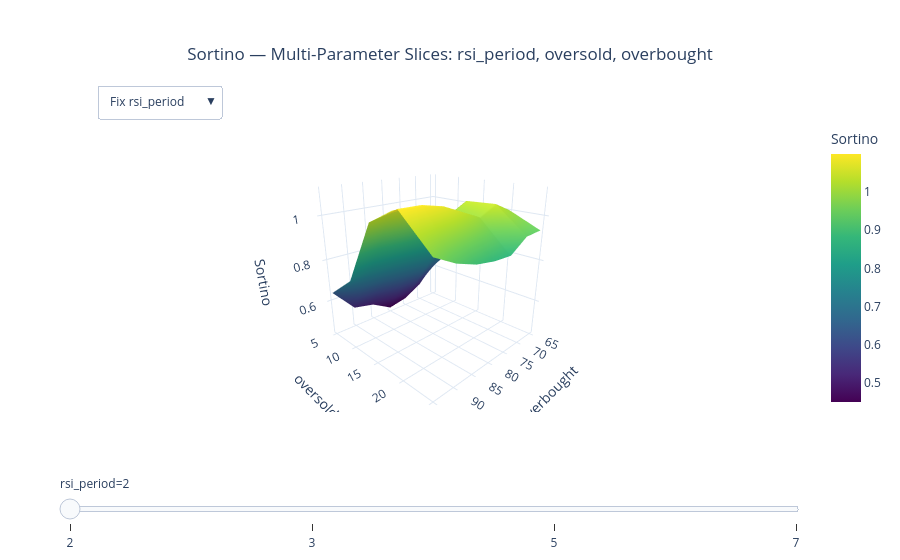

The notebook cell saved with this chart:
### Markdown cell above
## 5. Interactive Visualizations

The appropriate plot is selected automatically based on grid dimensionality:
- 1D grid → raw + smoothed line with shaded stable regions
- 2D grid → heatmap with stability contour overlay
- 3D+ grid → heatmap slices with dropdown + slider controls

### Code cell
if report.plot_1d is not None:
    report.plot_1d.show()

if report.plot_2d is not None:
    report.plot_2d.show()

if report.plot_3d is not None:
    report.plot_3d.show()

### Figure 1 — Plotly figure (JSON) as saved in the notebook; plotly's stock layout.template omitted (floating-point values rounded to 4 significant figures)
{"data": [{"colorbar": {"title": {"text": "Sortino"}}, "colorscale": [[0, "#440154"], [0.1111, "#482878"], [0.2222, "#3e4989"], [0.3333, "#31688e"], [0.4444, "#26828e"], [0.5556, "#1f9e89"], [0.6667, "#35b779"], [0.7778, "#6ece58"], [0.8889, "#b5de2b"], [1, "#fde725"]], "hovertemplate": "<b>oversold</b>: %{y}<br><b>overbought</b>: %{x}<br><b>sortino</b>: %{z:.4f}<br><b>rsi_period</b>=2<br><extra></extra>", "showscale": true, "type": "surface", "visible": true, "x": [65, 70, 75, 80, 85, 90, 95], "y": [5, 10, 15, 20, 25], "z": [[0.6144, 0.5195, 0.4689, 0.45, 0.5065, 0.5281, 0.6426], [0.7349, 0.7575, 0.692, 0.7224, 0.7502, 0.7691, 0.7503], [0.9892, 1.036, 0.9927, 1.031, 1.032, 1.055, 1.027], [1.001, 1.043, 1.004, 1.041, 1.078, 1.098, 1.099], [0.9374, 0.9311, 0.8752, 0.88, 0.8955, 0.9272, 0.9761]]}, {"colorbar": {"title": {"text": "Sortino"}}, "colorscale": [[0, "#440154"], [0.1111, "#482878"], [0.2222, "#3e4989"], [0.3333, "#31688e"], [0.4444, "#26828e"], [0.5556, "#1f9e89"], [0.6667, "#35b779"], [0.7778, "#6ece58"], [0.8889, "#b5de2b"], [1, "#fde725"]], "hovertemplate": "<b>oversold</b>: %{y}<br><b>overbought</b>: %{x}<br><b>sortino</b>: %{z:.4f}<br><b>rsi_period</b>=3<br><extra></extra>", "showscale": true, "type": "surface", "visible": false, "x": [65, 70, 75, 80, 85, 90, 95], "y": [5, 10, 15, 20, 25], "z": [[2.604, 2.337, 2.326, 2.36, 2.375, 2.428, 2.695], [0.5969, 0.5882, 0.5703, 0.5976, 0.6214, 0.6301, 0.6851], [0.5437, 0.5712, 0.569, 0.5858, 0.586, 0.5783, 0.598], [0.6853, 0.7634, 0.7597, 0.7856, 0.7833, 0.7933, 0.7762], [0.7933, 0.8525, 0.815, 0.8244, 0.8275, 0.8385, 0.8187]]}, {"colorbar": {"title": {"text": "Sortino"}}, "colorscale": [[0, "#440154"], [0.1111, "#482878"], [0.2222, "#3e4989"], [0.3333, "#31688e"], [0.4444, "#26828e"], [0.5556, "#1f9e89"], [0.6667, "#35b779"], [0.7778, "#6ece58"], [0.8889, "#b5de2b"], [1, "#fde725"]], "hovertemplate": "<b>oversold</b>: %{y}<br><b>overbought</b>: %{x}<br><b>sortino</b>: %{z:.4f}<br><b>rsi_period</b>=5<br><extra></extra>", "showscale": true, "type": "surface", "visible": false, "x": [65, 70, 75, 80, 85, 90, 95], "y": [5, 10, 15, 20, 25], "z": [[5.689, 6.706, 6.7, 6.696, 6.727, 6.726, 5.776], [4.001, 3.536, 3.553, 3.562, 3.569, 3.571, 4.039], [0.3394, 0.3122, 0.317, 0.3313, 0.3342, 0.3397, 0.391], [0.2374, 0.2239, 0.2233, 0.2422, 0.2461, 0.2481, 0.2904], [0.5498, 0.5326, 0.524, 0.5266, 0.5241, 0.5277, 0.5698]]}, {"colorbar": {"title": {"text": "Sortino"}}, "colorscale": [[0, "#440154"], [0.1111, "#482878"], [0.2222, "#3e4989"], [0.3333, "#31688e"], [0.4444, "#26828e"], [0.5556, "#1f9e89"], [0.6667, "#35b779"], [0.7778, "#6ece58"], [0.8889, "#b5de2b"], [1, "#fde725"]], "hovertemplate": "<b>oversold</b>: %{y}<br><b>overbought</b>: %{x}<br><b>sortino</b>: %{z:.4f}<br><b>rsi_period</b>=7<br><extra></extra>", "showscale": true, "type": "surface", "visible": false, "x": [65, 70, 75, 80, 85, 90, 95], "y": [10, 15, 20, 25], "z": [[6.304, 7.399, 7.399, 7.399, 7.399, 7.399, 6.315], [2.83, 2.533, 2.535, 2.541, 2.548, 2.548, 2.851], [0.6105, 0.5867, 0.5876, 0.5896, 0.5896, 0.5896, 0.6216], [0.7925, 0.8816, 0.8855, 0.8855, 0.8855, 0.8855, 0.8008]]}, {"colorbar": {"title": {"text": "Sortino"}}, "colorscale": [[0, "#440154"], [0.1111, "#482878"], [0.2222, "#3e4989"], [0.3333, "#31688e"], [0.4444, "#26828e"], [0.5556, "#1f9e89"], [0.6667, "#35b779"], [0.7778, "#6ece58"], [0.8889, "#b5de2b"], [1, "#fde725"]], "hovertemplate": "<b>rsi_period</b>: %{y}<br><b>overbought</b>: %{x}<br><b>sortino</b>: %{z:.4f}<br><b>oversold</b>=5<br><extra></extra>", "showscale": true, "type": "surface", "visible": false, "x": [65, 70, 75, 80, 85, 90, 95], "y": [2, 3, 5], "z": [[0.6144, 0.5195, 0.4689, 0.45, 0.5065, 0.5281, 0.6426], [2.604, 2.337, 2.326, 2.36, 2.375, 2.428, 2.695], [5.689, 6.706, 6.7, 6.696, 6.727, 6.726, 5.776]]}, {"colorbar": {"title": {"text": "Sortino"}}, "colorscale": [[0, "#440154"], [0.1111, "#482878"], [0.2222, "#3e4989"], [0.3333, "#31688e"], [0.4444, "#26828e"], [0.5556, "#1f9e89"], [0.6667, "#35b779"], [0.7778, "#6ece58"], [0.8889, "#b5de2b"], [1, "#fde725"]], "hovertemplate": "<b>rsi_period</b>: %{y}<br><b>overbought</b>: %{x}<br><b>sortino</b>: %{z:.4f}<br><b>oversold</b>=10<br><extra></extra>", "showscale": true, "type": "surface", "visible": false, "x": [65, 70, 75, 80, 85, 90, 95], "y": [2, 3, 5, 7], "z": [[0.7349, 0.7575, 0.692, 0.7224, 0.7502, 0.7691, 0.7503], [0.5969, 0.5882, 0.5703, 0.5976, 0.6214, 0.6301, 0.6851], [4.001, 3.536, 3.553, 3.562, 3.569, 3.571, 4.039], [6.304, 7.399, 7.399, 7.399, 7.399, 7.399, 6.315]]}, {"colorbar": {"title": {"text": "Sortino"}}, "colorscale": [[0, "#440154"], [0.1111, "#482878"], [0.2222, "#3e4989"], [0.3333, "#31688e"], [0.4444, "#26828e"], [0.5556, "#1f9e89"], [0.6667, "#35b779"], [0.7778, "#6ece58"], [0.8889, "#b5de2b"], [1, "#fde725"]], "hovertemplate": "<b>rsi_period</b>: %{y}<br><b>overbought</b>: %{x}<br><b>sortino</b>: %{z:.4f}<br><b>oversold</b>=15<br><extra></extra>", "showscale": true, "type": "surface", "visible": false, "x": [65, 70, 75, 80, 85, 90, 95], "y": [2, 3, 5, 7], "z": [[0.9892, 1.036, 0.9927, 1.031, 1.032, 1.055, 1.027], [0.5437, 0.5712, 0.569, 0.5858, 0.586, 0.5783, 0.598], [0.3394, 0.3122, 0.317, 0.3313, 0.3342, 0.3397, 0.391], [2.83, 2.533, 2.535, 2.541, 2.548, 2.548, 2.851]]}, {"colorbar": {"title": {"text": "Sortino"}}, "colorscale": [[0, "#440154"], [0.1111, "#482878"], [0.2222, "#3e4989"], [0.3333, "#31688e"], [0.4444, "#26828e"], [0.5556, "#1f9e89"], [0.6667, "#35b779"], [0.7778, "#6ece58"], [0.8889, "#b5de2b"], [1, "#fde725"]], "hovertemplate": "<b>rsi_period</b>: %{y}<br><b>overbought</b>: %{x}<br><b>sortino</b>: %{z:.4f}<br><b>oversold</b>=20<br><extra></extra>", "showscale": true, "type": "surface", "visible": false, "x": [65, 70, 75, 80, 85, 90, 95], "y": [2, 3, 5, 7], "z": [[1.001, 1.043, 1.004, 1.041, 1.078, 1.098, 1.099], [0.6853, 0.7634, 0.7597, 0.7856, 0.7833, 0.7933, 0.7762], [0.2374, 0.2239, 0.2233, 0.2422, 0.2461, 0.2481, 0.2904], [0.6105, 0.5867, 0.5876, 0.5896, 0.5896, 0.5896, 0.6216]]}, {"colorbar": {"title": {"text": "Sortino"}}, "colorscale": [[0, "#440154"], [0.1111, "#482878"], [0.2222, "#3e4989"], [0.3333, "#31688e"], [0.4444, "#26828e"], [0.5556, "#1f9e89"], [0.6667, "#35b779"], [0.7778, "#6ece58"], [0.8889, "#b5de2b"], [1, "#fde725"]], "hovertemplate": "<b>rsi_period</b>: %{y}<br><b>overbought</b>: %{x}<br><b>sortino</b>: %{z:.4f}<br><b>oversold</b>=25<br><extra></extra>", "showscale": true, "type": "surface", "visible": false, "x": [65, 70, 75, 80, 85, 90, 95], "y": [2, 3, 5, 7], "z": [[0.9374, 0.9311, 0.8752, 0.88, 0.8955, 0.9272, 0.9761], [0.7933, 0.8525, 0.815, 0.8244, 0.8275, 0.8385, 0.8187], [0.5498, 0.5326, 0.524, 0.5266, 0.5241, 0.5277, 0.5698], [0.7925, 0.8816, 0.8855, 0.8855, 0.8855, 0.8855, 0.8008]]}, {"colorbar": {"title": {"text": "Sortino"}}, "colorscale": [[0, "#440154"], [0.1111, "#482878"], [0.2222, "#3e4989"], [0.3333, "#31688e"], [0.4444, "#26828e"], [0.5556, "#1f9e89"], [0.6667, "#35b779"], [0.7778, "#6ece58"], [0.8889, "#b5de2b"], [1, "#fde725"]], "hovertemplate": "<b>rsi_period</b>: %{y}<br><b>oversold</b>: %{x}<br><b>sortino</b>: %{z:.4f}<br><b>overbought</b>=65<br><extra></extra>", "showscale": true, "type": "surface", "visible": false, "x": [5, 10, 15, 20, 25], "y": [2, 3, 5, 7], "z": [[0.6144, 0.7349, 0.9892, 1.001, 0.9374], [2.604, 0.5969, 0.5437, 0.6853, 0.7933], [5.689, 4.001, 0.3394, 0.2374, 0.5498], [NaN, 6.304, 2.83, 0.6105, 0.7925]]}, {"colorbar": {"title": {"text": "Sortino"}}, "colorscale": [[0, "#440154"], [0.1111, "#482878"], [0.2222, "#3e4989"], [0.3333, "#31688e"], [0.4444, "#26828e"], [0.5556, "#1f9e89"], [0.6667, "#35b779"], [0.7778, "#6ece58"], [0.8889, "#b5de2b"], [1, "#fde725"]], "hovertemplate": "<b>rsi_period</b>: %{y}<br><b>oversold</b>: %{x}<br><b>sortino</b>: %{z:.4f}<br><b>overbought</b>=70<br><extra></extra>", "showscale": true, "type": "surface", "visible": false, "x": [5, 10, 15, 20, 25], "y": [2, 3, 5, 7], "z": [[0.5195, 0.7575, 1.036, 1.043, 0.9311], [2.337, 0.5882, 0.5712, 0.7634, 0.8525], [6.706, 3.536, 0.3122, 0.2239, 0.5326], [NaN, 7.399, 2.533, 0.5867, 0.8816]]}, {"colorbar": {"title": {"text": "Sortino"}}, "colorscale": [[0, "#440154"], [0.1111, "#482878"], [0.2222, "#3e4989"], [0.3333, "#31688e"], [0.4444, "#26828e"], [0.5556, "#1f9e89"], [0.6667, "#35b779"], [0.7778, "#6ece58"], [0.8889, "#b5de2b"], [1, "#fde725"]], "hovertemplate": "<b>rsi_period</b>: %{y}<br><b>oversold</b>: %{x}<br><b>sortino</b>: %{z:.4f}<br><b>overbought</b>=75<br><extra></extra>", "showscale": true, "type": "surface", "visible": false, "x": [5, 10, 15, 20, 25], "y": [2, 3, 5, 7], "z": [[0.4689, 0.692, 0.9927, 1.004, 0.8752], [2.326, 0.5703, 0.569, 0.7597, 0.815], [6.7, 3.553, 0.317, 0.2233, 0.524], [NaN, 7.399, 2.535, 0.5876, 0.8855]]}, {"colorbar": {"title": {"text": "Sortino"}}, "colorscale": [[0, "#440154"], [0.1111, "#482878"], [0.2222, "#3e4989"], [0.3333, "#31688e"], [0.4444, "#26828e"], [0.5556, "#1f9e89"], [0.6667, "#35b779"], [0.7778, "#6ece58"], [0.8889, "#b5de2b"], [1, "#fde725"]], "hovertemplate": "<b>rsi_period</b>: %{y}<br><b>oversold</b>: %{x}<br><b>sortino</b>: %{z:.4f}<br><b>overbought</b>=80<br><extra></extra>", "showscale": true, "type": "surface", "visible": false, "x": [5, 10, 15, 20, 25], "y": [2, 3, 5, 7], "z": [[0.45, 0.7224, 1.031, 1.041, 0.88], [2.36, 0.5976, 0.5858, 0.7856, 0.8244], [6.696, 3.562, 0.3313, 0.2422, 0.5266], [NaN, 7.399, 2.541, 0.5896, 0.8855]]}, {"colorbar": {"title": {"text": "Sortino"}}, "colorscale": [[0, "#440154"], [0.1111, "#482878"], [0.2222, "#3e4989"], [0.3333, "#31688e"], [0.4444, "#26828e"], [0.5556, "#1f9e89"], [0.6667, "#35b779"], [0.7778, "#6ece58"], [0.8889, "#b5de2b"], [1, "#fde725"]], "hovertemplate": "<b>rsi_period</b>: %{y}<br><b>oversold</b>: %{x}<br><b>sortino</b>: %{z:.4f}<br><b>overbought</b>=85<br><extra></extra>", "showscale": true, "type": "surface", "visible": false, "x": [5, 10, 15, 20, 25], "y": [2, 3, 5, 7], "z": [[0.5065, 0.7502, 1.032, 1.078, 0.8955], [2.375, 0.6214, 0.586, 0.7833, 0.8275], [6.727, 3.569, 0.3342, 0.2461, 0.5241], [NaN, 7.399, 2.548, 0.5896, 0.8855]]}, {"colorbar": {"title": {"text": "Sortino"}}, "colorscale": [[0, "#440154"], [0.1111, "#482878"], [0.2222, "#3e4989"], [0.3333, "#31688e"], [0.4444, "#26828e"], [0.5556, "#1f9e89"], [0.6667, "#35b779"], [0.7778, "#6ece58"], [0.8889, "#b5de2b"], [1, "#fde725"]], "hovertemplate": "<b>rsi_period</b>: %{y}<br><b>oversold</b>: %{x}<br><b>sortino</b>: %{z:.4f}<br><b>overbought</b>=90<br><extra></extra>", "showscale": true, "type": "surface", "visible": false, "x": [5, 10, 15, 20, 25], "y": [2, 3, 5, 7], "z": [[0.5281, 0.7691, 1.055, 1.098, 0.9272], [2.428, 0.6301, 0.5783, 0.7933, 0.8385], [6.726, 3.571, 0.3397, 0.2481, 0.5277], [NaN, 7.399, 2.548, 0.5896, 0.8855]]}, {"colorbar": {"title": {"text": "Sortino"}}, "colorscale": [[0, "#440154"], [0.1111, "#482878"], [0.2222, "#3e4989"], [0.3333, "#31688e"], [0.4444, "#26828e"], [0.5556, "#1f9e89"], [0.6667, "#35b779"], [0.7778, "#6ece58"], [0.8889, "#b5de2b"], [1, "#fde725"]], "hovertemplate": "<b>rsi_period</b>: %{y}<br><b>oversold</b>: %{x}<br><b>sortino</b>: %{z:.4f}<br><b>overbought</b>=95<br><extra></extra>", "showscale": true, "type": "surface", "visible": false, "x": [5, 10, 15, 20, 25], "y": [2, 3, 5, 7], "z": [[0.6426, 0.7503, 1.027, 1.099, 0.9761], [2.695, 0.6851, 0.598, 0.7762, 0.8187], [5.776, 4.039, 0.391, 0.2904, 0.5698], [NaN, 6.315, 2.851, 0.6216, 0.8008]]}], "layout": {"margin": {"b": 100, "l": 60, "r": 60, "t": 120}, "scene": {"aspectmode": "auto", "camera": {"center": {"x": 0, "y": 0, "z": 0}, "eye": {"x": 1.5, "y": 1.5, "z": 0.8}, "up": {"x": 0, "y": 0, "z": 1}}, "xaxis": {"title": {"text": "overbought"}}, "yaxis": {"title": {"text": "oversold"}}, "zaxis": {"title": {"text": "Sortino"}}}, "sliders": [{"active": 0, "currentvalue": {"prefix": "rsi_period="}, "pad": {"t": 60}, "steps": [{"args": [{"visible": [true, false, false, false, false, false, false, false, false, false, false, false, false, false, false, false]}], "label": "2", "method": "update"}, {"args": [{"visible": [false, true, false, false, false, false, false, false, false, false, false, false, false, false, false, false]}], "label": "3", "method": "update"}, {"args": [{"visible": [false, false, true, false, false, false, false, false, false, false, false, false, false, false, false, false]}], "label": "5", "method": "update"}, {"args": [{"visible": [false, false, false, true, false, false, false, false, false, false, false, false, false, false, false, false]}], "label": "7", "method": "update"}]}], "title": {"text": "Sortino — Multi-Parameter Slices: rsi_period, oversold, overbought", "x": 0.5}, "updatemenus": [{"active": 0, "buttons": [{"args": [{"visible": [true, false, false, false, false, false, false, false, false, false, false, false, false, false, false, false]}, {"scene.xaxis.title": "overbought", "scene.yaxis.title": "oversold", "scene.zaxis.title": "Sortino", "sliders": [{"active": 0, "currentvalue": {"prefix": "rsi_period="}, "pad": {"t": 60}, "steps": [{"args": [{"visible": [true, false, false, false, false, false, false, false, false, false, false, false, false, false, false, false]}], "label": "2", "method": "update"}, {"args": [{"visible": [false, true, false, false, false, false, false, false, false, false, false, false, false, false, false, false]}], "label": "3", "method": "update"}, {"args": [{"visible": [false, false, true, false, false, false, false, false, false, false, false, false, false, false, false, false]}], "label": "5", "method": "update"}, {"args": [{"visible": [false, false, false, true, false, false, false, false, false, false, false, false, false, false, false, false]}], "label": "7", "method": "update"}]}]}], "label": "Fix rsi_period", "method": "update"}, {"args": [{"visible": [false, false, false, false, true, false, false, false, false, false, false, false, false, false, false, false]}, {"scene.xaxis.title": "overbought", "scene.yaxis.title": "rsi_period", "scene.zaxis.title": "Sortino", "sliders": [{"active": 0, "currentvalue": {"prefix": "oversold="}, "pad": {"t": 60}, "steps": [{"args": [{"visible": [false, false, false, false, true, false, false, false, false, false, false, false, false, false, false, false]}], "label": "5", "method": "update"}, {"args": [{"visible": [false, false, false, false, false, true, false, false, false, false, false, false, false, false, false, false]}], "label": "10", "method": "update"}, {"args": [{"visible": [false, false, false, false, false, false, true, false, false, false, false, false, false, false, false, false]}], "label": "15", "method": "update"}, {"args": [{"visible": [false, false, false, false, false, false, false, true, false, false, false, false, false, false, false, false]}], "label": "20", "method": "update"}, {"args": [{"visible": [false, false, false, false, false, false, false, false, true, false, false, false, false, false, false, false]}], "label": "25", "method": "update"}]}]}], "label": "Fix oversold", "method": "update"}, {"args": [{"visible": [false, false, false, false, false, false, false, false, false, true, false, false, false, false, false, false]}, {"scene.xaxis.title": "oversold", "scene.yaxis.title": "rsi_period", "scene.zaxis.title": "Sortino", "sliders": [{"active": 0, "currentvalue": {"prefix": "overbought="}, "pad": {"t": 60}, "steps": [{"args": [{"visible": [false, false, false, false, false, false, false, false, false, true, false, false, false, false, false, false]}], "label": "65", "method": "update"}, {"args": [{"visible": [false, false, false, false, false, false, false, false, false, false, true, false, false, false, false, false]}], "label": "70", "method": "update"}, {"args": [{"visible": [false, false, false, false, false, false, false, false, false, false, false, true, false, false, false, false]}], "label": "75", "method": "update"}, {"args": [{"visible": [false, false, false, false, false, false, false, false, false, false, false, false, true, false, false, false]}], "label": "80", "method": "update"}, {"args": [{"visible": [false, false, false, false, false, false, false, false, false, false, false, false, false, true, false, false]}], "label": "85", "method": "update"}, {"args": [{"visible": [false, false, false, false, false, false, false, false, false, false, false, false, false, false, true, false]}], "label": "90", "method": "update"}, {"args": [{"visible": [false, false, false, false, false, false, false, false, false, false, false, false, false, false, false, true]}], "label": "95", "method": "update"}]}]}], "label": "Fix overbought", "method": "update"}], "direction": "down", "type": "dropdown", "x": 0.05, "xanchor": "left", "y": 1.12, "yanchor": "top"}]}}
